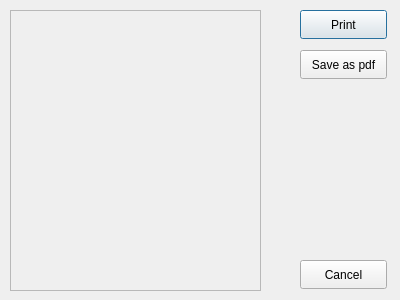
<?xml version="1.0" encoding="UTF-8"?>
<ui version="4.0">
 <class>Print_passwords</class>
 <widget class="QDialog" name="Print_passwords">
  <property name="geometry">
   <rect>
    <x>0</x>
    <y>0</y>
    <width>400</width>
    <height>300</height>
   </rect>
  </property>
  <property name="windowTitle">
   <string>Dialog</string>
  </property>
  <widget class="QScrollArea" name="scrollArea">
   <property name="geometry">
    <rect>
     <x>10</x>
     <y>10</y>
     <width>251</width>
     <height>281</height>
    </rect>
   </property>
   <property name="widgetResizable">
    <bool>true</bool>
   </property>
   <widget class="QWidget" name="scrollAreaWidgetContents">
    <property name="geometry">
     <rect>
      <x>0</x>
      <y>0</y>
      <width>249</width>
      <height>279</height>
     </rect>
    </property>
   </widget>
  </widget>
  <widget class="QPushButton" name="pushButton">
   <property name="geometry">
    <rect>
     <x>300</x>
     <y>10</y>
     <width>87</width>
     <height>29</height>
    </rect>
   </property>
   <property name="text">
    <string>Print</string>
   </property>
  </widget>
  <widget class="QPushButton" name="pushButton_2">
   <property name="geometry">
    <rect>
     <x>300</x>
     <y>50</y>
     <width>87</width>
     <height>29</height>
    </rect>
   </property>
   <property name="text">
    <string>Save as pdf</string>
   </property>
  </widget>
  <widget class="QPushButton" name="pushButton_3">
   <property name="geometry">
    <rect>
     <x>300</x>
     <y>260</y>
     <width>87</width>
     <height>29</height>
    </rect>
   </property>
   <property name="text">
    <string>Cancel</string>
   </property>
  </widget>
 </widget>
 <resources/>
 <connections/>
</ui>
